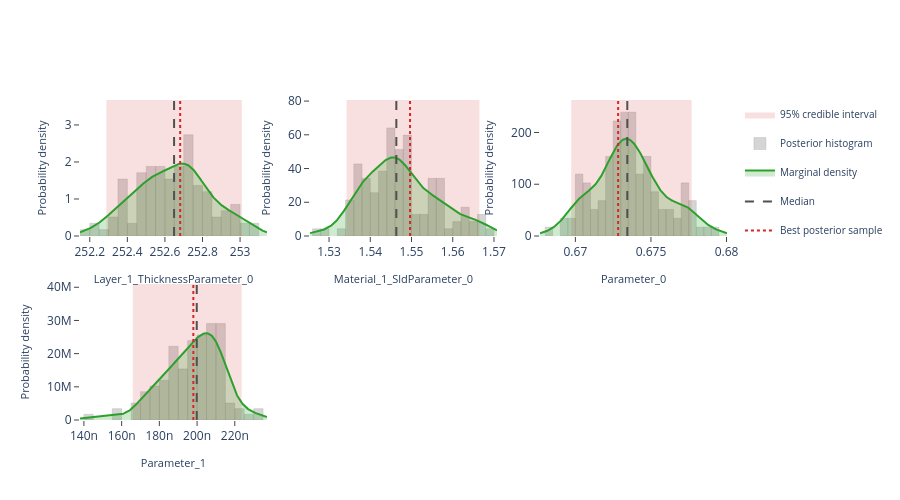

Notebook code for this chart:
### Markdown cell above
## Interactive posterior plots

The next three cells render the same Plotly figures that are shown on the
Bayesian Posterior tab of the EasyReflectometryApp:

* **Marginals** — per-parameter distribution: histogram + smooth KDE marginal,
  shaded 95% credible interval, and median / best-sample lines
  (`plot_distribution` or `posterior.distribution()`)
* **Corner plot** — pairwise marginals + 2-D contours + scatter (`plot_corner`)
* **Traces** — per-chain trace + marginal histogram (`plot_trace`)

The standalone helpers are called with ``return_figure=True`` so they return a
Plotly ``Figure`` that we render in the notebook with ``fig.show()``; the
``PosteriorResults`` methods return the figure directly.

### Code cell
# ---- Marginal posterior distributions ---------------------------------------
# One panel per free parameter, each overlaying the posterior histogram, a
# smooth Gaussian-KDE marginal, the shaded 95% credible interval, and the
# median / best-sample reference lines.  Mirrors the "Marginals" sub-tab in
# the EasyReflectometryApp.

# The PosteriorResults method passes ``logp`` through automatically so the
# best posterior sample (MAP) line is drawn:
fig = posterior.distribution()
fig.show()

# Standalone equivalent (pass ``logp`` to get the best-sample line):
# fig = plot_distribution(
#     posterior.draws,
#     posterior.param_names,
#     logp=posterior.logp,
#     return_figure=True,
# )
# fig.show()

### Figure 1 — Plotly figure (JSON) as saved in the notebook; plotly's stock layout.template omitted (floating-point values rounded to 4 significant figures; data arrays with more than 128 entries replaced by an {"elided": "..."} marker saying what was removed)
{"data": [{"fill": "toself", "fillcolor": "rgba(214, 39, 40, 0.14)", "hoverinfo": "skip", "legendgroup": "95% credible interval", "line": {"color": "rgba(214, 39, 40, 0.14)", "width": 0}, "mode": "lines", "name": "95% credible interval", "showlegend": true, "type": "scatter", "x": [252.3, 253.0, 253.0, 252.3, 252.3], "xaxis": "x", "y": [0.0, 0.0, 3.674, 3.674, 0.0], "yaxis": "y"}, {"histnorm": "probability density", "hovertemplate": "sample=%{x:.4f}<br>density: %{y:.2f}<extra></extra>", "legendgroup": "histogram", "marker": {"color": "rgba(120, 120, 120, 0.38)", "line": {"color": "rgba(120, 120, 120, 0.24)", "width": 1}}, "name": "Posterior histogram", "nbinsx": 40, "opacity": 0.82, "showlegend": true, "type": "histogram", "x": [252.6, 252.7, 252.6, 252.6, 252.8, 253.0, 252.4, 252.9, 252.4, 253.1, 252.6, 253.0, 252.4, 252.4, 252.7, 252.7, 252.7, 252.7, 252.8, 252.5, 253.0, 252.9, 252.4, 252.5, 252.7, 252.6, 252.5, 252.7, 252.4, 252.9, 252.5, 252.6, 252.2, 252.3, 252.5, 252.5, 252.9, 252.6, 252.8, 252.6, 252.5, 252.8, 252.8, 252.8, 252.7, 252.6, 252.7, 252.7, 252.5, 252.7, 252.4, 252.3, 252.8, 252.7, 252.7, 252.8, 252.5, 252.7, 252.5, 252.7, 252.5, 252.6, 252.6, 252.5, 252.6, 252.7, 252.7, 252.2, 252.5, 252.6, 252.6, 252.4, 252.8, 253.0, 252.8, 252.8, 252.5, 252.9, 252.5, 253.0, 252.8, 252.7, 252.7, 252.7, 252.9, 253.1, 252.7, 252.6, 252.7, 252.4, 252.5, 252.8, 253.0, 252.7, 252.5, 252.5, 252.3, 252.4, 253.0, 252.9, 252.6, 252.6, 252.5, 252.7, 252.8, 252.7, 252.2, 252.6, 252.8, 252.5, 252.4, 252.7, 252.6, 252.3, 252.6, 252.5, 252.7], "xaxis": "x", "yaxis": "y"}, {"fill": "tozeroy", "fillcolor": "rgba(44, 160, 44, 0.22)", "hovertemplate": "Layer_1_ThicknessParameter_0: %{x:.4f}<br>density: %{y:.4f}<extra></extra>", "legendgroup": "marginal", "line": {"color": "rgb(44, 160, 44)", "width": 2}, "mode": "lines", "name": "Marginal density", "showlegend": true, "type": "scatter", "x": {"elided": "256 float values"}, "xaxis": "x", "y": {"elided": "256 float values"}, "yaxis": "y"}, {"hovertemplate": "Median: %{x:.4f}<extra></extra>", "legendgroup": "Median", "line": {"color": "rgb(80, 80, 80)", "dash": "dash", "width": 2}, "mode": "lines", "name": "Median", "showlegend": true, "type": "scatter", "x": [252.6, 252.6], "xaxis": "x", "y": [0.0, 3.674], "yaxis": "y"}, {"hovertemplate": "Best posterior sample: %{x:.4f}<extra></extra>", "legendgroup": "Best posterior sample", "line": {"color": "rgb(214, 39, 40)", "dash": "dot", "width": 2}, "mode": "lines", "name": "Best posterior sample", "showlegend": true, "type": "scatter", "x": [252.7, 252.7], "xaxis": "x", "y": [0.0, 3.674], "yaxis": "y"}, {"fill": "toself", "fillcolor": "rgba(214, 39, 40, 0.14)", "hoverinfo": "skip", "legendgroup": "95% credible interval", "line": {"color": "rgba(214, 39, 40, 0.14)", "width": 0}, "mode": "lines", "name": "95% credible interval", "showlegend": false, "type": "scatter", "x": [1.534, 1.566, 1.566, 1.534, 1.534], "xaxis": "x2", "y": [0.0, 0.0, 80.64, 80.64, 0.0], "yaxis": "y2"}, {"histnorm": "probability density", "hovertemplate": "sample=%{x:.4f}<br>density: %{y:.2f}<extra></extra>", "legendgroup": "histogram", "marker": {"color": "rgba(120, 120, 120, 0.38)", "line": {"color": "rgba(120, 120, 120, 0.24)", "width": 1}}, "name": "Posterior histogram", "nbinsx": 40, "opacity": 0.82, "showlegend": false, "type": "histogram", "x": [1.539, 1.539, 1.543, 1.535, 1.546, 1.547, 1.558, 1.566, 1.545, 1.549, 1.549, 1.556, 1.549, 1.558, 1.538, 1.538, 1.529, 1.547, 1.545, 1.557, 1.562, 1.538, 1.558, 1.538, 1.54, 1.558, 1.55, 1.561, 1.552, 1.537, 1.546, 1.55, 1.546, 1.546, 1.543, 1.538, 1.542, 1.546, 1.538, 1.551, 1.545, 1.542, 1.538, 1.546, 1.555, 1.539, 1.534, 1.542, 1.544, 1.543, 1.545, 1.549, 1.539, 1.543, 1.555, 1.534, 1.547, 1.549, 1.566, 1.563, 1.542, 1.553, 1.55, 1.554, 1.554, 1.557, 1.548, 1.539, 1.546, 1.567, 1.55, 1.537, 1.568, 1.54, 1.527, 1.546, 1.546, 1.549, 1.543, 1.555, 1.557, 1.552, 1.541, 1.563, 1.537, 1.561, 1.554, 1.554, 1.543, 1.535, 1.547, 1.565, 1.545, 1.556, 1.562, 1.541, 1.547, 1.546, 1.541, 1.545, 1.549, 1.534, 1.538, 1.55, 1.55, 1.545, 1.544, 1.544, 1.557, 1.536, 1.549, 1.551, 1.544, 1.546, 1.569, 1.552, 1.537], "xaxis": "x2", "yaxis": "y2"}, {"fill": "tozeroy", "fillcolor": "rgba(44, 160, 44, 0.22)", "hovertemplate": "Material_1_SldParameter_0: %{x:.4f}<br>density: %{y:.4f}<extra></extra>", "legendgroup": "marginal", "line": {"color": "rgb(44, 160, 44)", "width": 2}, "mode": "lines", "name": "Marginal density", "showlegend": false, "type": "scatter", "x": {"elided": "256 float values"}, "xaxis": "x2", "y": {"elided": "256 float values"}, "yaxis": "y2"}, {"hovertemplate": "Median: %{x:.4f}<extra></extra>", "legendgroup": "Median", "line": {"color": "rgb(80, 80, 80)", "dash": "dash", "width": 2}, "mode": "lines", "name": "Median", "showlegend": false, "type": "scatter", "x": [1.546, 1.546], "xaxis": "x2", "y": [0.0, 80.64], "yaxis": "y2"}, {"hovertemplate": "Best posterior sample: %{x:.4f}<extra></extra>", "legendgroup": "Best posterior sample", "line": {"color": "rgb(214, 39, 40)", "dash": "dot", "width": 2}, "mode": "lines", "name": "Best posterior sample", "showlegend": false, "type": "scatter", "x": [1.55, 1.55], "xaxis": "x2", "y": [0.0, 80.64], "yaxis": "y2"}, {"fill": "toself", "fillcolor": "rgba(214, 39, 40, 0.14)", "hoverinfo": "skip", "legendgroup": "95% credible interval", "line": {"color": "rgba(214, 39, 40, 0.14)", "width": 0}, "mode": "lines", "name": "95% credible interval", "showlegend": false, "type": "scatter", "x": [0.6697, 0.6777, 0.6777, 0.6697, 0.6697], "xaxis": "x3", "y": [0.0, 0.0, 262.7, 262.7, 0.0], "yaxis": "y3"}, {"histnorm": "probability density", "hovertemplate": "sample=%{x:.4f}<br>density: %{y:.2f}<extra></extra>", "legendgroup": "histogram", "marker": {"color": "rgba(120, 120, 120, 0.38)", "line": {"color": "rgba(120, 120, 120, 0.24)", "width": 1}}, "name": "Posterior histogram", "nbinsx": 40, "opacity": 0.82, "showlegend": false, "type": "histogram", "x": [0.6733, 0.6737, 0.6732, 0.6727, 0.6742, 0.6739, 0.6758, 0.6776, 0.672, 0.6727, 0.6731, 0.6776, 0.6737, 0.6734, 0.6718, 0.6732, 0.6709, 0.675, 0.6706, 0.6772, 0.6766, 0.6727, 0.6766, 0.6707, 0.674, 0.6758, 0.6721, 0.6771, 0.6744, 0.6682, 0.6712, 0.6754, 0.6735, 0.6724, 0.6725, 0.6702, 0.6708, 0.6733, 0.6735, 0.6757, 0.6752, 0.6719, 0.6724, 0.6742, 0.6765, 0.6699, 0.6727, 0.6732, 0.6734, 0.6702, 0.6715, 0.6742, 0.6748, 0.6739, 0.6751, 0.6734, 0.6734, 0.6722, 0.6773, 0.6775, 0.6737, 0.6747, 0.671, 0.6728, 0.6744, 0.6748, 0.6739, 0.6711, 0.6729, 0.6784, 0.6754, 0.6737, 0.6795, 0.6738, 0.6698, 0.6749, 0.6695, 0.6747, 0.6739, 0.6744, 0.6753, 0.6705, 0.6703, 0.6747, 0.6726, 0.6776, 0.6705, 0.6772, 0.6702, 0.6692, 0.6771, 0.6787, 0.6701, 0.6763, 0.6761, 0.672, 0.674, 0.675, 0.6726, 0.6722, 0.6736, 0.6726, 0.6731, 0.6728, 0.6724, 0.6738, 0.6722, 0.6745, 0.6732, 0.6745, 0.6729, 0.6714, 0.6704, 0.6738, 0.6774, 0.6729, 0.6725], "xaxis": "x3", "yaxis": "y3"}, {"fill": "tozeroy", "fillcolor": "rgba(44, 160, 44, 0.22)", "hovertemplate": "Parameter_0: %{x:.4f}<br>density: %{y:.4f}<extra></extra>", "legendgroup": "marginal", "line": {"color": "rgb(44, 160, 44)", "width": 2}, "mode": "lines", "name": "Marginal density", "showlegend": false, "type": "scatter", "x": {"elided": "256 float values"}, "xaxis": "x3", "y": {"elided": "256 float values"}, "yaxis": "y3"}, {"hovertemplate": "Median: %{x:.4f}<extra></extra>", "legendgroup": "Median", "line": {"color": "rgb(80, 80, 80)", "dash": "dash", "width": 2}, "mode": "lines", "name": "Median", "showlegend": false, "type": "scatter", "x": [0.6734, 0.6734], "xaxis": "x3", "y": [0.0, 262.7], "yaxis": "y3"}, {"hovertemplate": "Best posterior sample: %{x:.4f}<extra></extra>", "legendgroup": "Best posterior sample", "line": {"color": "rgb(214, 39, 40)", "dash": "dot", "width": 2}, "mode": "lines", "name": "Best posterior sample", "showlegend": false, "type": "scatter", "x": [0.6728, 0.6728], "xaxis": "x3", "y": [0.0, 262.7], "yaxis": "y3"}, {"fill": "toself", "fillcolor": "rgba(214, 39, 40, 0.14)", "hoverinfo": "skip", "legendgroup": "95% credible interval", "line": {"color": "rgba(214, 39, 40, 0.14)", "width": 0}, "mode": "lines", "name": "95% credible interval", "showlegend": false, "type": "scatter", "x": [1.659e-07, 2.236e-07, 2.236e-07, 1.659e-07, 1.659e-07], "xaxis": "x4", "y": [0.0, 0.0, 40990000.0, 40990000.0, 0.0], "yaxis": "y4"}, {"histnorm": "probability density", "hovertemplate": "sample=%{x:.4f}<br>density: %{y:.2f}<extra></extra>", "legendgroup": "histogram", "marker": {"color": "rgba(120, 120, 120, 0.38)", "line": {"color": "rgba(120, 120, 120, 0.24)", "width": 1}}, "name": "Posterior histogram", "nbinsx": 40, "opacity": 0.82, "showlegend": false, "type": "histogram", "x": [1.853e-07, 1.945e-07, 1.82e-07, 1.975e-07, 1.998e-07, 2.11e-07, 2.094e-07, 2.235e-07, 2.325e-07, 2.147e-07, 1.67e-07, 1.756e-07, 2.05e-07, 2.252e-07, 1.933e-07, 2.047e-07, 2.073e-07, 1.898e-07, 2.028e-07, 1.699e-07, 2.052e-07, 1.928e-07, 2.062e-07, 1.847e-07, 2.099e-07, 2.095e-07, 2.073e-07, 1.81e-07, 2.079e-07, 1.731e-07, 2.18e-07, 1.975e-07, 1.952e-07, 1.424e-07, 2.052e-07, 2.008e-07, 2.015e-07, 2.044e-07, 2.039e-07, 1.943e-07, 1.889e-07, 2.077e-07, 1.79e-07, 1.998e-07, 2.083e-07, 1.843e-07, 2.115e-07, 1.858e-07, 2.139e-07, 1.893e-07, 1.785e-07, 2.139e-07, 2.042e-07, 1.806e-07, 1.931e-07, 1.909e-07, 1.981e-07, 2.029e-07, 2.115e-07, 2.3e-07, 2.167e-07, 2.148e-07, 2.052e-07, 2.12e-07, 1.933e-07, 2.041e-07, 1.737e-07, 1.963e-07, 1.724e-07, 2.053e-07, 1.975e-07, 1.879e-07, 2.1e-07, 1.883e-07, 2.105e-07, 2.009e-07, 1.946e-07, 2.096e-07, 1.877e-07, 1.81e-07, 2.008e-07, 2.211e-07, 1.966e-07, 1.981e-07, 2.07e-07, 1.847e-07, 1.74e-07, 2.114e-07, 1.893e-07, 2.069e-07, 1.783e-07, 2.003e-07, 1.865e-07, 1.973e-07, 2.112e-07, 2.141e-07, 2.02e-07, 2.106e-07, 2.147e-07, 1.56e-07, 2.124e-07, 2.154e-07, 2.028e-07, 1.98e-07, 1.799e-07, 1.895e-07, 1.877e-07, 1.754e-07, 1.97e-07, 1.875e-07, 1.551e-07, 1.947e-07, 1.748e-07, 2.057e-07, 1.696e-07, 2.116e-07, 1.958e-07], "xaxis": "x4", "yaxis": "y4"}, {"fill": "tozeroy", "fillcolor": "rgba(44, 160, 44, 0.22)", "hovertemplate": "Parameter_1: %{x:.4f}<br>density: %{y:.4f}<extra></extra>", "legendgroup": "marginal", "line": {"color": "rgb(44, 160, 44)", "width": 2}, "mode": "lines", "name": "Marginal density", "showlegend": false, "type": "scatter", "x": {"elided": "256 float values"}, "xaxis": "x4", "y": {"elided": "256 float values"}, "yaxis": "y4"}, {"hovertemplate": "Median: %{x:.4f}<extra></extra>", "legendgroup": "Median", "line": {"color": "rgb(80, 80, 80)", "dash": "dash", "width": 2}, "mode": "lines", "name": "Median", "showlegend": false, "type": "scatter", "x": [1.998e-07, 1.998e-07], "xaxis": "x4", "y": [0.0, 40990000.0], "yaxis": "y4"}, {"hovertemplate": "Best posterior sample: %{x:.4f}<extra></extra>", "legendgroup": "Best posterior sample", "line": {"color": "rgb(214, 39, 40)", "dash": "dot", "width": 2}, "mode": "lines", "name": "Best posterior sample", "showlegend": false, "type": "scatter", "x": [1.98e-07, 1.98e-07], "xaxis": "x4", "y": [0.0, 40990000.0], "yaxis": "y4"}], "layout": {"barmode": "overlay", "height": 500, "legend": {"font": {"size": 10}}, "plot_bgcolor": "white", "showlegend": true, "xaxis": {"anchor": "y", "domain": [0.0, 0.2889], "range": [252.1, 253.1], "showgrid": false, "ticks": "outside", "title": {"font": {"size": 11}, "text": "Layer_1_ThicknessParameter_0"}, "zeroline": false}, "xaxis2": {"anchor": "y2", "domain": [0.3556, 0.6444], "range": [1.525, 1.571], "showgrid": false, "ticks": "outside", "title": {"font": {"size": 11}, "text": "Material_1_SldParameter_0"}, "zeroline": false}, "xaxis3": {"anchor": "y3", "domain": [0.7111, 1.0], "range": [0.6677, 0.68], "showgrid": false, "ticks": "outside", "title": {"font": {"size": 11}, "text": "Parameter_0"}, "zeroline": false}, "xaxis4": {"anchor": "y4", "domain": [0.0, 0.2889], "range": [1.379e-07, 2.37e-07], "showgrid": false, "ticks": "outside", "title": {"font": {"size": 11}, "text": "Parameter_1"}, "zeroline": false}, "xaxis5": {"anchor": "y5", "domain": [0.3556, 0.6444], "showgrid": false, "ticks": "outside", "zeroline": false}, "xaxis6": {"anchor": "y6", "domain": [0.7111, 1.0], "showgrid": false, "ticks": "outside", "zeroline": false}, "yaxis": {"anchor": "x", "domain": [0.575, 1.0], "range": [0.0, 3.674], "showgrid": false, "ticks": "outside", "title": {"font": {"size": 11}, "text": "Probability density"}, "zeroline": false}, "yaxis2": {"anchor": "x2", "domain": [0.575, 1.0], "range": [0.0, 80.64], "showgrid": false, "ticks": "outside", "title": {"font": {"size": 11}, "text": "Probability density"}, "zeroline": false}, "yaxis3": {"anchor": "x3", "domain": [0.575, 1.0], "range": [0.0, 262.7], "showgrid": false, "ticks": "outside", "title": {"font": {"size": 11}, "text": "Probability density"}, "zeroline": false}, "yaxis4": {"anchor": "x4", "domain": [0.0, 0.425], "range": [0.0, 40990000.0], "showgrid": false, "ticks": "outside", "title": {"font": {"size": 11}, "text": "Probability density"}, "zeroline": false}, "yaxis5": {"anchor": "x5", "domain": [0.0, 0.425], "showgrid": false, "ticks": "outside", "zeroline": false}, "yaxis6": {"anchor": "x6", "domain": [0.0, 0.425], "showgrid": false, "ticks": "outside", "zeroline": false}}}
